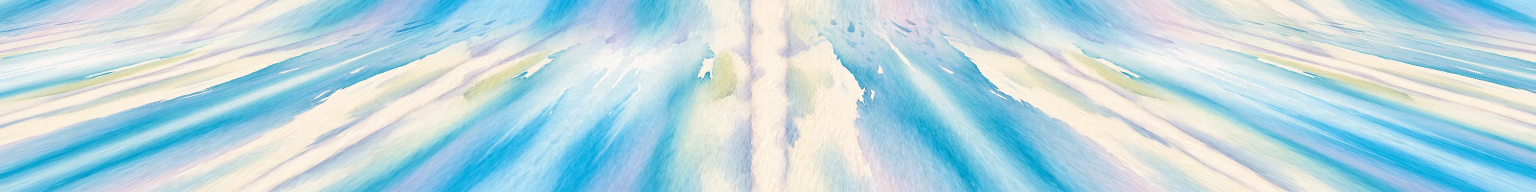
#> input picture assets/scene/ground.webp, 3072 x 384 px (shown at 1/2 size)
$ python make_ground.py ../assets/scene/ground.webp ../assets/scene/ground.webp
#> lines starting #> are read from the running program, lines starting #| are printed output that depends on the picture
"""Build the walkable ground texture from the backdrop painting.

Un-warps the painted ground (perspective -> top-down), keeps the near part
of it, and makes it tile seamlessly along the path so the scene can scroll
it forever. Beyond the edges of the painting the watercolour is mirrored.

usage: python3 tools/make_ground.py "<background image with path.png>" assets/scene/ground.webp
"""
import sys
import numpy as np
from PIL import Image
from scipy.ndimage import map_coordinates

SRC, OUT = sys.argv[1], sys.argv[2]
VPX, VPY = 846, 428          # vanishing point of the path in the painting (px)
F, EYE = 941, 1.6            # focal length (px) and eye height (m) — must match scene.js
PXM = 64                     # texture pixels per metre (watercolour is soft, so this is plenty)
Z0, Z1, BLEND = 3.0, 11.0, 2.0   # depth range taken from the painting (m) and seam blend
XMIN, XMAX = -24.0, 24.0         # world width covered (m)

img = np.asarray(Image.open(SRC).convert('RGB')).astype(np.float32)

def sample(X, Z):
    dy = EYE * F / Z
    y, x = VPY + dy, VPX + X * dy / EYE
    return np.stack([map_coordinates(img[..., c], [y, x], order=3, mode='mirror') for c in range(3)], -1)
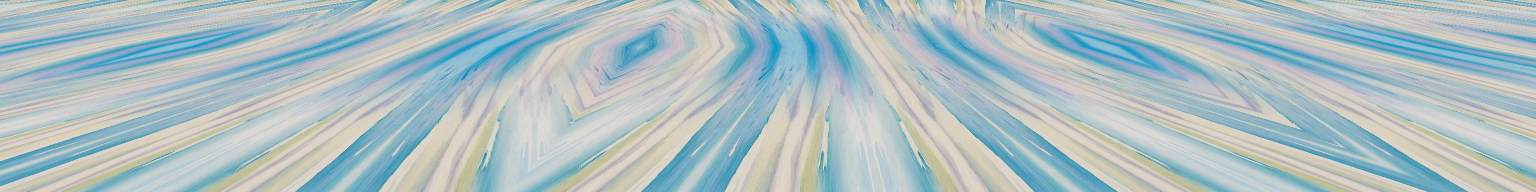
#> returned value: shape (384, 3072, 3) float32 (shown at 1/2 size); mean of channels 0, 1, 2 199.4, 218.6, 222.2; drawn with min black and max white

L = Z1 - Z0 - BLEND
rows, cols = int(round(L * PXM)), int((XMAX - XMIN) * PXM)
Zs = Z0 + np.arange(rows) / PXM
Xs = XMIN + np.arange(cols) / PXM
X, Z = np.meshgrid(Xs, Zs)

# seamless along the path: cross-fade the far end of the strip into its start
a, b = sample(X, Z), sample(X, Z + L)
#> in sample (call 2), `dy = EYE * F / Z`:
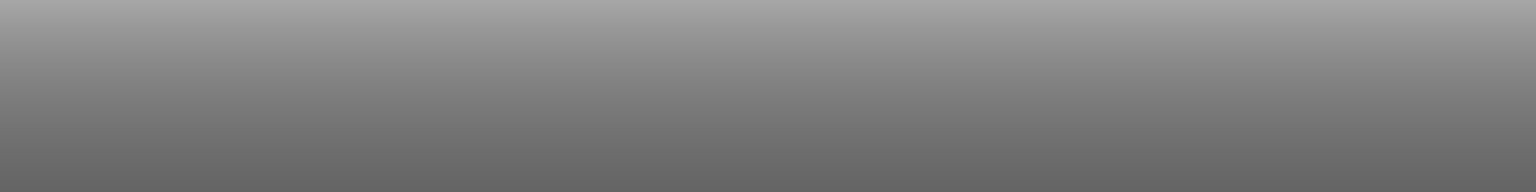
#> dy: shape (384, 3072) float64 (shown at 1/2 size); min 100.5, max 167.3, mean 128.3
#> in sample (call 2), `y, x = VPY + dy, VPX + X * dy / EYE`:
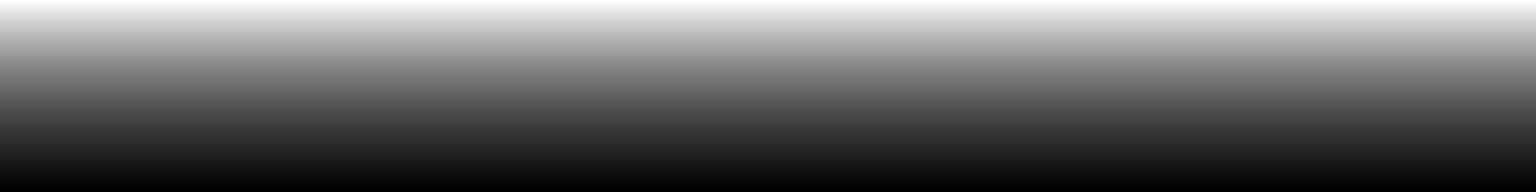
#> y: shape (384, 3072) float64 (shown at 1/2 size); min 528.5, max 595.3, mean 556.3; drawn with min black and max white
#> in sample (call 2), `y, x = VPY + dy, VPX + X * dy / EYE`:
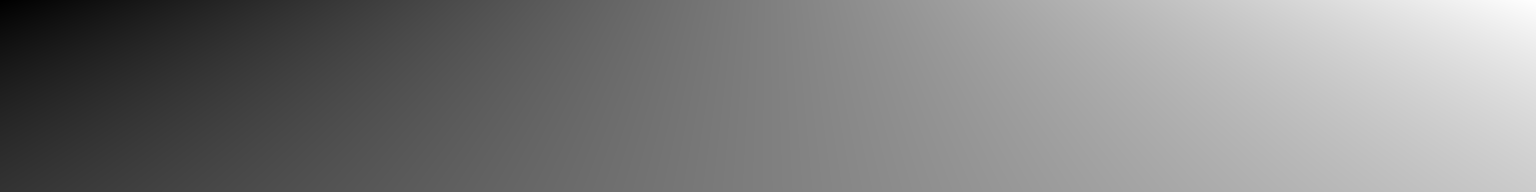
#> x: shape (384, 3072) float64 (shown at 1/2 size); min -1663.3, max 3353.7, mean 845.4; drawn with min black and max white
#> in sample (call 2), `return np.stack([map_coordinates(img[..., c], [y, x], order=3, mode='m..`:
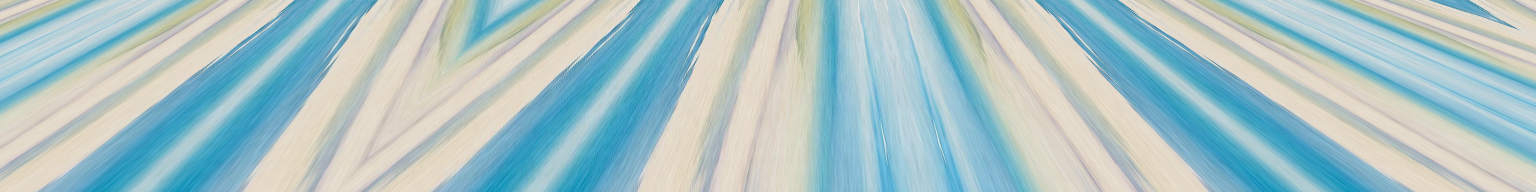
#> returned value: shape (384, 3072, 3) float32 (shown at 1/2 size); mean of channels 0, 1, 2 191.8, 217.9, 220.9; drawn with min black and max white
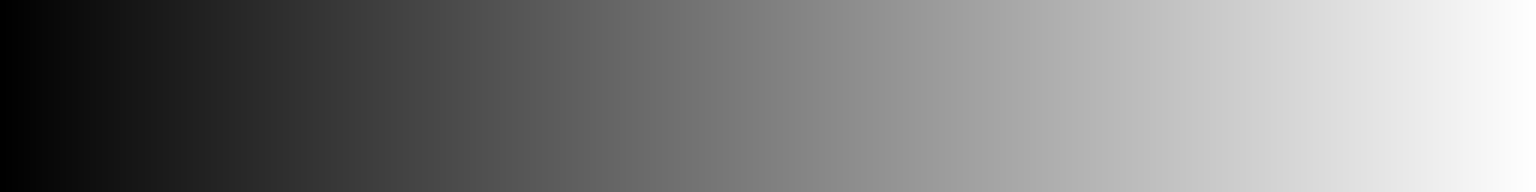
#> X: shape (384, 3072) float64 (shown at 1/2 size); min -24, max 23.98, mean 0; drawn with min black and max white
w = np.clip((Z - Z0) / BLEND, 0, 1)[..., None]
w = w * w * (3 - 2 * w)
out = w * a + (1 - w) * b
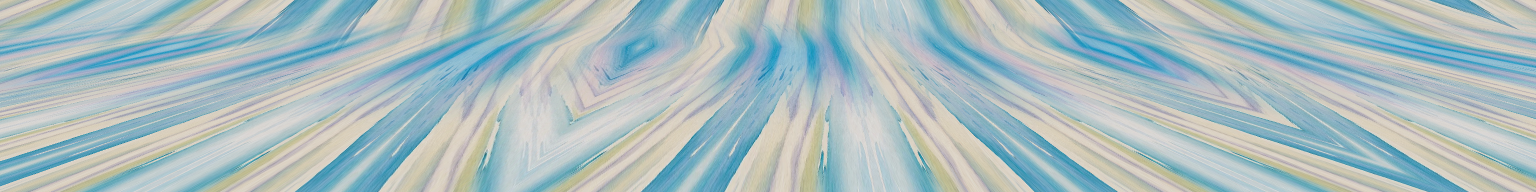
#> out: shape (384, 3072, 3) float64 (shown at 1/2 size); mean of channels 0, 1, 2 199, 218.7, 221.4; drawn with min black and max white

Image.fromarray(np.clip(out, 0, 255).astype(np.uint8)).save(OUT, 'WEBP', quality=86, method=6)
print('ground', cols, 'x', rows, 'px =', XMAX - XMIN, 'm x', round(L, 2), 'm')

$ run again, with assets/scene/backdrop-margins.webp copied over assets/scene/ground.webp
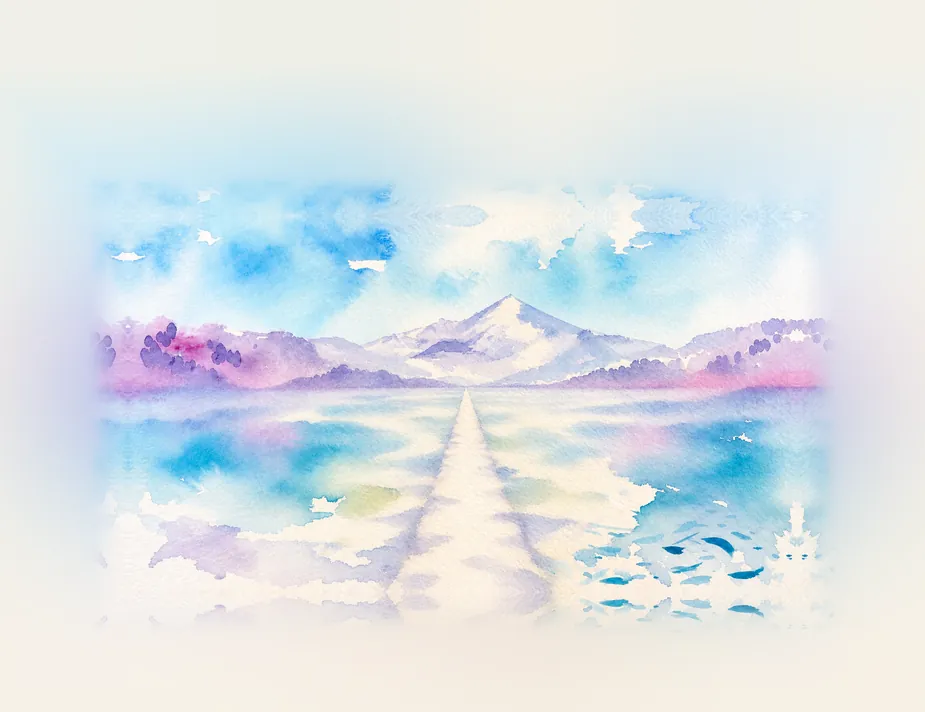
#> input picture assets/scene/backdrop-margins.webp, 925 x 712 px
#> in sample (call 2), `return np.stack([map_coordinates(img[..., c], [y, x], order=3, mode='m..`:
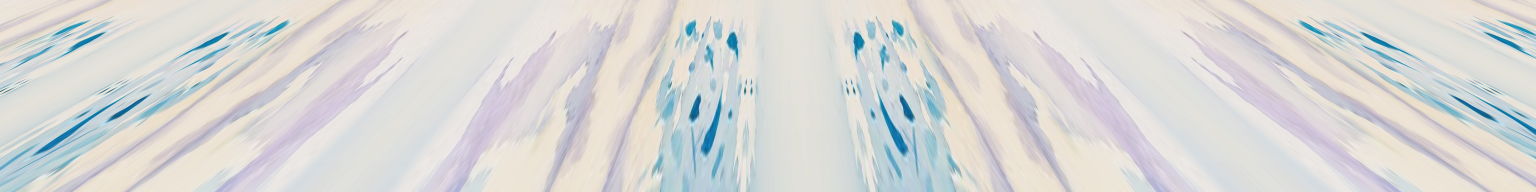
#> returned value: shape (384, 3072, 3) float32 (shown at 1/2 size); mean of channels 0, 1, 2 229.3, 229.2, 227.1; drawn with min black and max white
#> `out = w * a + (1 - w) * b`:
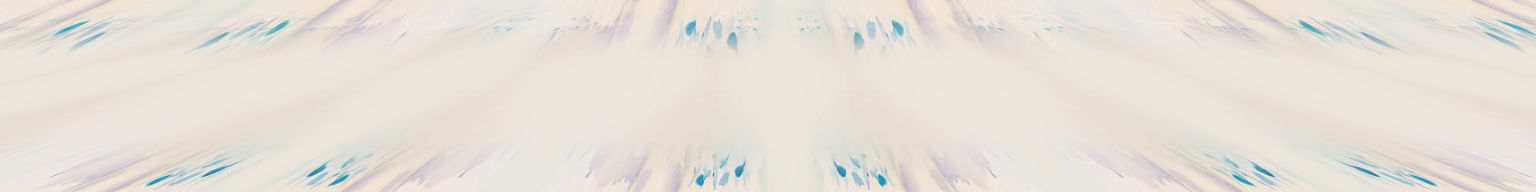
#> out: shape (384, 3072, 3) float64 (shown at 1/2 size); mean of channels 0, 1, 2 240.8, 235.8, 227.9; drawn with min black and max white

$ run again, with assets/scene/backdrop.webp copied over assets/scene/ground.webp
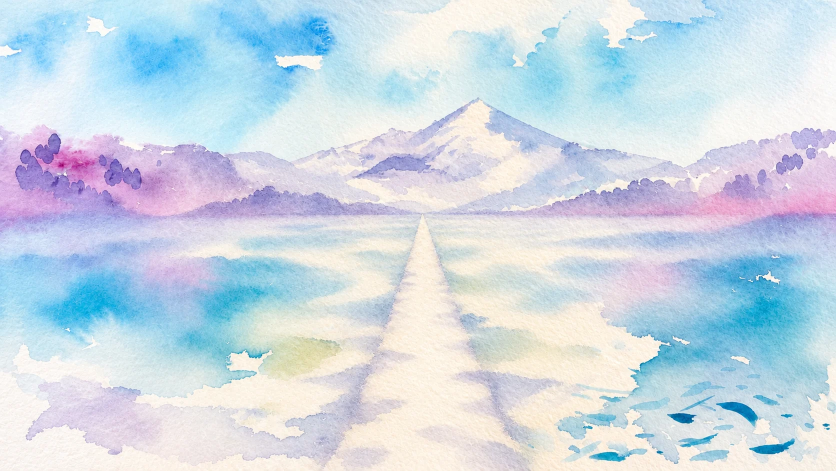
#> input picture assets/scene/backdrop.webp, 1672 x 941 px (shown at 1/2 size)
#> in sample, `return np.stack([map_coordinates(img[..., c], [y, x], order=3, mode='m..`:
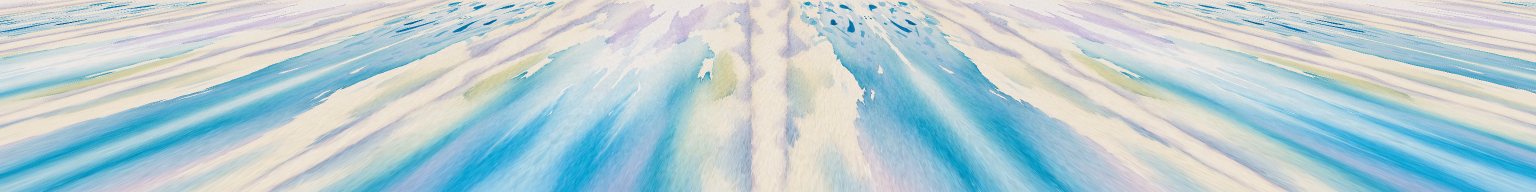
#> returned value: shape (384, 3072, 3) float32 (shown at 1/2 size); mean of channels 0, 1, 2 194.1, 218, 223.7; drawn with min black and max white
#> in sample (call 2), `return np.stack([map_coordinates(img[..., c], [y, x], order=3, mode='m..`:
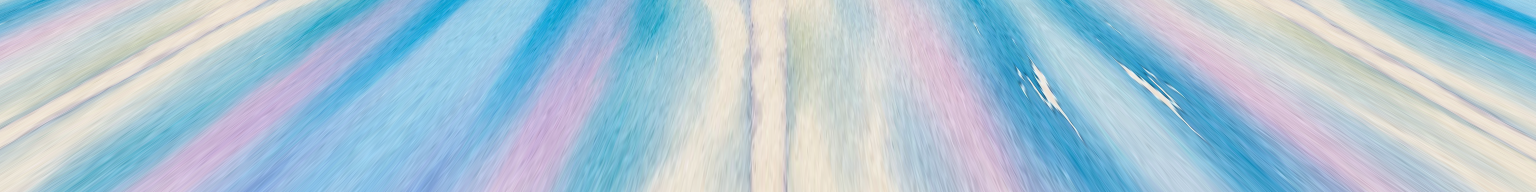
#> returned value: shape (384, 3072, 3) float32 (shown at 1/2 size); mean of channels 0, 1, 2 182.3, 208.8, 225.6; drawn with min black and max white
